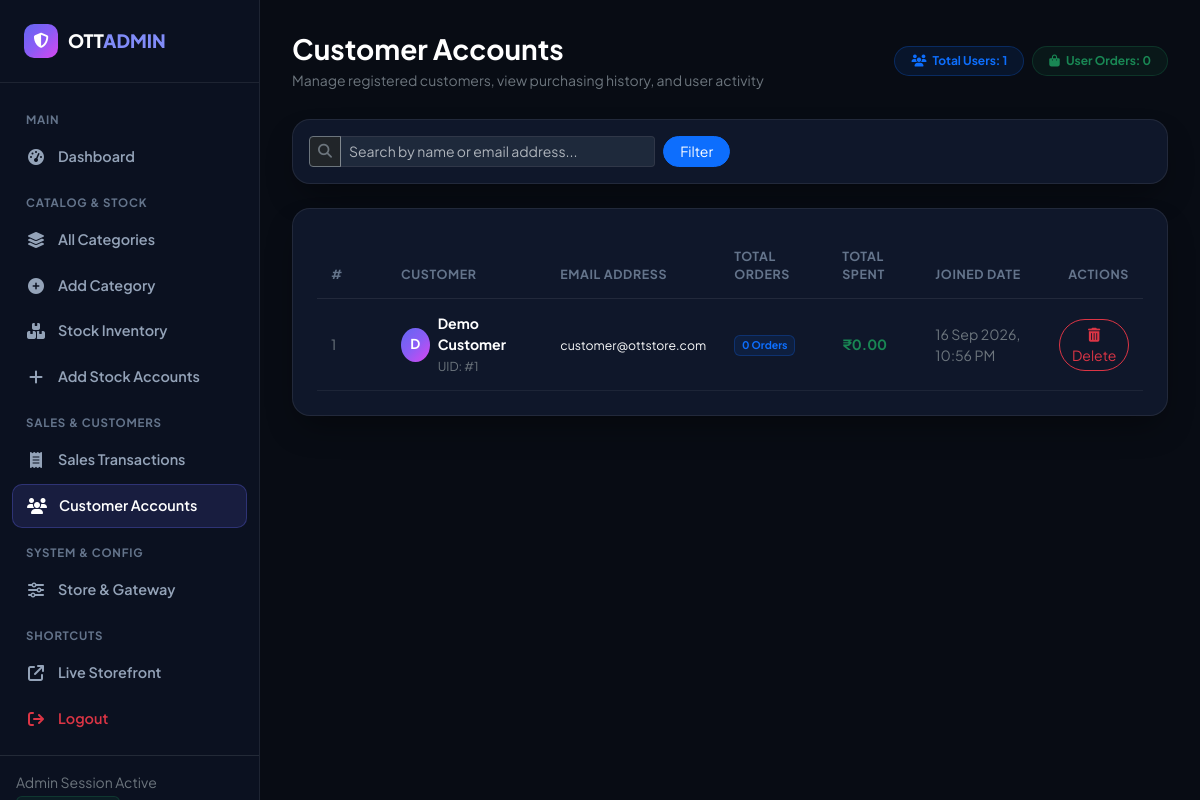
The app's page /_public_html/admin/all_users.php (signed in) with its own data.
### tables this page shows
CREATE TABLE `users` (
  `id` int(11) NOT NULL AUTO_INCREMENT,
  `username` varchar(100) NOT NULL,
  `email` varchar(150) NOT NULL UNIQUE,
  `password` varchar(255) NOT NULL,
  `created_at` timestamp DEFAULT CURRENT_TIMESTAMP,
  PRIMARY KEY (`id`)
);

### _public_html/admin/all_users.php (the view, shortened to what this page needs)
<?php
require_once __DIR__ . "/header.php";
$search = trim($_GET['q'] ?? '');
if (!empty($search)) {
    $searchPattern = '%' . $search . '%';
    $stmt = $conn->prepare("
        SELECT
            u.*,
            COUNT(ph.id) AS total_orders,
            COALESCE(SUM(ph.price), 0) AS total_spent
        FROM users u
        LEFT JOIN purchase_history ph ON u.id = ph.user_id
        WHERE u.username LIKE ? OR u.email LIKE ?
        GROUP BY u.id
        ORDER BY u.id DESC
    ");
    $stmt->bind_param("ss", $searchPattern, $searchPattern);
    $stmt->execute();
    $usersRes = $stmt->get_result();
} else {
    $usersRes = $conn->query("
        SELECT
            u.*,
            COUNT(ph.id) AS total_orders,
            COALESCE(SUM(ph.price), 0) AS total_spent
        FROM users u
        LEFT JOIN purchase_history ph ON u.id = ph.user_id
        GROUP BY u.id
        ORDER BY u.id DESC
    ");
}
$totalCustomers = (int)($conn->query("SELECT COUNT(*) as c FROM users")->fetch_assoc()['c'] ?? 0);
$totalOrdersPlaced = (int)($conn->query("SELECT COUNT(*) as c FROM purchase_history")->fetch_assoc()['c'] ?? 0);
?>
<div class="top-header">
    <div>
        <h3 class="fw-bold text-white mb-1">Customer Accounts</h3>
        <p class="text-secondary small mb-0">Manage registered customers, view purchasing history, and user activity</p>
    </div>
    <div class="d-flex align-items-center gap-2">
        <span class="badge bg-primary bg-opacity-10 text-primary border border-primary border-opacity-25 px-3 py-2 rounded-pill">
            <i class="fa-solid fa-users me-1"></i> Total Users: <?= $totalCustomers ?>
        </span>
        <span class="badge bg-success bg-opacity-10 text-success border border-success border-opacity-25 px-3 py-2 rounded-pill">
            <i class="fa-solid fa-bag-shopping me-1"></i> User Orders: <?= $totalOrdersPlaced ?>
        </span>
    </div>
</div>
<div class="dash-card mb-4 p-3">
    <form method="GET" class="row g-2 align-items-center">
        <div class="col-md-5">
            <div class="input-group input-group-sm">
                <span class="input-group-text bg-dark border-secondary text-secondary"><i class="fa-solid fa-search"></i></span>
                <input type="text" name="q" class="form-control form-control-sm" placeholder="Search by name or email address..." value="<?= htmlspecialchars($search) ?>">
            </div>
        </div>
        <div class="col-md-2">
            <button type="submit" class="btn btn-primary btn-sm rounded-pill px-3">Filter</button>
        </div>
    </form>
</div>
<div class="dash-card">
    <div class="table-responsive">
        <table class="table table-custom align-middle">
            <thead>
                <tr>
                    <th style="width: 70px;">#</th>
                    <th>Customer</th>
                    <th>Email Address</th>
                    <th>Total Orders</th>
                    <th>Total Spent</th>
                    <th>Joined Date</th>
                    <th class="text-end">Actions</th>
                </tr>
            </thead>
            <tbody>
                <?php if ($usersRes && $usersRes->num_rows > 0): ?>
                    <?php
                    $i = 1;
                    while ($user = $usersRes->fetch_assoc()):
                    ?>
                        <tr>
                            <td class="text-secondary small"><?= $i++ ?></td>
                            <td>
                                <div class="d-flex align-items-center gap-2">
                                    <div style="width: 34px; height: 34px; border-radius: 50%; background: var(--accent-gradient); display: flex; align-items: center; justify-content: center; font-weight: bold; color: #fff; font-size: 0.85rem;">
                                        <?= strtoupper(substr($user['username'], 0, 1)) ?>
                                    </div>
                                    <div>
                                        <div class="fw-bold text-white"><?= htmlspecialchars($user['username']) ?></div>
                                        <small class="text-secondary">UID: #<?= $user['id'] ?></small>
                                    </div>
                                </div>
                            </td>
                            <td>
                                <span class="text-light small"><?= htmlspecialchars($user['email']) ?></span>
                            </td>
                            <td>
                                <span class="badge bg-primary bg-opacity-10 text-primary border border-primary border-opacity-25 px-2.5 py-1">
                                    <?= (int)$user['total_orders'] ?> Orders
                                </span>
                            </td>
                            <td>
                                <span class="text-success fw-bold">&#8377;<?= number_format((float)$user['total_spent'], 2) ?></span>
                            </td>
                            <td class="text-secondary small">
                                <?= !empty($user['created_at']) ? date("d M Y, h:i A", strtotime($user['created_at'])) : 'Unknown' ?>
                            </td>
                            <td class="text-end">
                                <a href="all_users.php?delete=<?= $user['id'] ?>"
                                   class="btn btn-outline-danger btn-sm rounded-pill px-2.5 py-1"
                                   onclick="return confirm('Are you sure you want to delete customer <?= htmlspecialchars(addslashes($user['username'])) ?>? This cannot be undone.')">
                                    <i class="fa-solid fa-trash-can"></i> Delete
                                </a>
                            </td>
                        </tr>
                    <?php endwhile; ?>
                <?php endif; ?>
            </tbody>
        </table>
    </div>
</div>
<?php require_once __DIR__ . "/footer.php"; ?>

### _public_html/admin/header.php (style rules this page uses)
:root { --bg-body: #080c14; --bg-card: #0f172a; --bg-sidebar: #0b1120; --border-card: rgba(255, 255, 255, 0.08); --accent-gradient: linear-gradient(135deg, #6366f1 0%, #8b5cf6 50%, #d946ef 100%); --accent-indigo: #6366f1; }
body { background-color: var(--bg-body); color: #f8fafc; font-family: 'Plus Jakarta Sans', sans-serif; min-height: 100vh; display: flex; overflow-x: hidden; }
.top-header { display: flex; justify-content: space-between; align-items: center; margin-bottom: 28px; }
.dash-card { background: var(--bg-card); border: 1px solid var(--border-card); border-radius: 18px; padding: 24px; box-shadow: 0 16px 32px -8px rgba(0, 0, 0, 0.4); }
.table-custom { --bs-table-bg: transparent; --bs-table-color: #f8fafc; --bs-table-border-color: rgba(255, 255, 255, 0.06); margin-bottom: 0; }
.table-custom th { font-size: 0.78rem; text-transform: uppercase; letter-spacing: 0.6px; color: #64748b; font-weight: 700; border-bottom: 1px solid rgba(255, 255, 255, 0.08); padding: 14px; }
.table-custom td { padding: 14px; vertical-align: middle; font-size: 0.88rem; }
.form-control, .form-select { background-color: #1e293b; border: 1px solid rgba(255, 255, 255, 0.14); color: #f8fafc; padding: 12px 16px; border-radius: 12px; }

### records on screen
users: username "D", username "Demo Customer", id "1", email "customer@ottstore.com", total_orders "0", total_spent "0.00", created_at "16 Sep 2026, 10:56 PM"

### other values on screen
$totalCustomers "1"
$totalOrdersPlaced "0"
